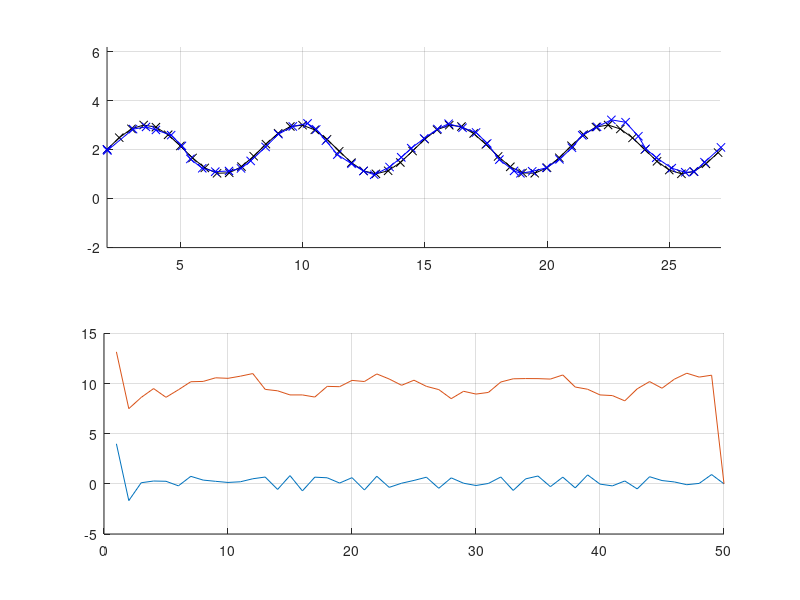

This chart was generated by the following MATLAB code:
clear;clc;clf
dt = 0.5; N = 50; gamma = 0.2; 
lambda = 0.005;
sigma = 1*diag([0.005,0.002,0.005,0.001,0]);
x0 = [2;0;2;0;9.8];
A = [1 dt 0 0 0;
     0 1-dt*gamma 0 0 0;
     0 0 1 dt 0;
     0 0 0 1-dt*gamma -dt;
     0 0 0 0 1];
B = [0,0;dt,0;0,0;0,dt;0,0];
Q_k = (1-lambda)*eye(5);Q_k(2,2) = 0; Q_k(4,4) = 0; 
Q_N = (1-lambda)*eye(5);Q_N(2,2) = 0; Q_N(4,4) = 0; 
R = 0.01*lambda*eye(2);

x_traj = zeros(5,N+1);
x_traj(:,1) = x0;
for i=2:N+1
    x_traj(1,i) = x0(1) + (i-1)*dt;
    x_traj(3,i) = x0(3) + sin((i-1)*dt);
end

P = Q_N;
Q = Q_k;
L = zeros(2,5,N+1);
L_v = zeros(2,5,N+1);
K = zeros(5,5,N+1);
v = zeros(5,1,N+1);
K(:,:,N+1) = P; v(:,:,N+1) = P*x_traj(:,N+1);
for k=N:-1:1
    L(:,:,k) = -inv(B'*K(:,:,k+1)*B+R)*B'*K(:,:,k+1)*A;
    K(:,:,k) = A'*K(:,:,k+1)*(A+B*L(:,:,k))+Q;
    v(:,:,k) = (A+B*L(:,:,k))'*v(:,:,k+1)+Q*x_traj(:,k);
    L_v(:,:,k) = inv(B'*K(:,:,k+1)*B+R)*B';
end


%% simulace
xs = zeros(5,N+1) ; xs(:,1) = x0;
us = zeros(2,N);
for k=1:N
    us(:,k) = L(:,:,k)*xs(:,k) + L_v(:,:,k)*v(:,:,k+1);
    xs(:,k+1) = A*xs(:,k) + B*us(:,k) + ...
        mvnrnd(zeros(5,1),sigma)';
end


subplot(2,1,1)
hold on;
plot(x_traj(1,:),x_traj(3,:),'k-x')
plot(xs(1,:),xs(3,:),'b-x')
axis equal; grid on;
subplot(2,1,2)
hold on;
plot(us(1,:));plot(us(2,:));grid on;